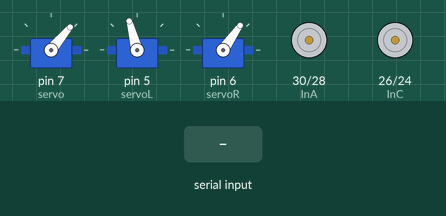
A sketch run on a simulated Arduino Mega 2560, built with avr-gcc and run on an emulated ATmega2560. Shown: 3 × servo, motor-driver pin pairs drawn as motors (green arrow = first pin HIGH = forward, orange = second pin HIGH = backward, longer = more drive, scaled by the enable pin). The inputs (shaded band) are chosen by the test bench.

Above: at 1.2 s.
1.3 s: "0\n" received over the second serial link
At 2.3 s:
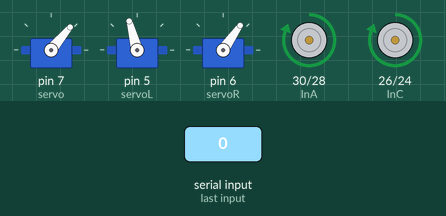
2.8 s: "n\n" received over the second serial link
At 2.87 s:
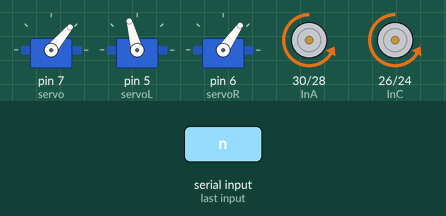
4.4 s: "1\n" received over the second serial link
At 5.6 s:
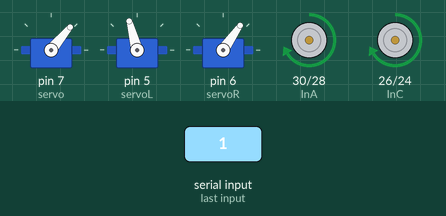
5.9 s: "2\n" received over the second serial link
At 7.0 s:
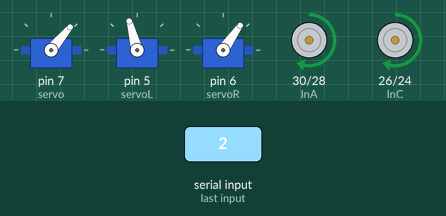
7.4 s: "3\n" received over the second serial link
At 8.1 s:
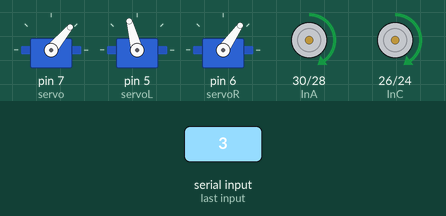
8.9 s: "7\n" received over the second serial link
At 9.3 s:
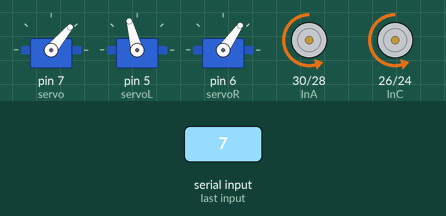
Timing chart, 0 to 11.4 s (numbered marks = the images above; inputs shaded):
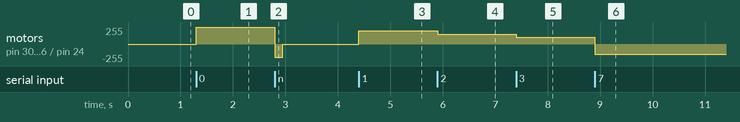

Measured:
- after the input at 1.3 s, motor on pin 30 (InA) / pin 28 (InB), motor on pin 26 (InC) / pin 24 (InD): stopped → forward 255/255 at once
- after the input at 2.8 s, motor on pin 30 (InA) / pin 28 (InB), motor on pin 26 (InC) / pin 24 (InD): forward 255/255 → backward 200/255 at once, → stopped 0.15 s later
- after the input at 4.4 s, motor on pin 30 (InA) / pin 28 (InB), motor on pin 26 (InC) / pin 24 (InD): stopped → forward 200/255 at once
- after the input at 5.9 s, motor on pin 30 (InA) / pin 28 (InB), motor on pin 26 (InC) / pin 24 (InD): forward 200/255 → forward 150/255 at once
- after the input at 7.4 s, motor on pin 30 (InA) / pin 28 (InB), motor on pin 26 (InC) / pin 24 (InD): forward 150/255 → forward 100/255 at once
- after the input at 8.9 s, motor on pin 30 (InA) / pin 28 (InB), motor on pin 26 (InC) / pin 24 (InD): forward 100/255 → backward 155/255 at once

The sketch:

bot.ino
```cpp
#include <Servo.h>

Servo servoL, servoR, servo, servoStore;

#define tx 18
#define rx 19

char ch = 'n';

char a = '0', b = '0', x[3];

const byte EnA = 2, EnB = 3;
const byte InA = 30, InB = 28, InC = 26, InD = 24;

int motorSpeed = 100;

int finger = 2, arm = 1, store = 3, sr = 55, sl = 105;


//variables........
int brk = 0, valArm = 45, valStore = 150, a1, b1;


void setup() {

  Serial.begin(9600);
  Serial1.begin(9600);

  int a, b, c;
  servo.attach(7);
  servoL.attach(5);
  servoR.attach(6);

  //    servoL.write (servoL.read());
  //    servo.write (servoR.read());
  //Serial.print(a);
  //Serial.print(" ");
  //
  //Serial.println(b);

  servo.write(50);
  servoL.write(105);
  servoR.write(55);


  pinMode(EnA, OUTPUT);
  pinMode(EnB, OUTPUT);

  pinMode(InA, OUTPUT);
  pinMode(InB, OUTPUT);
  pinMode(InC, OUTPUT);
  pinMode(InD, OUTPUT);

}

void loop()

{
  if (Serial1.available()) {
    ch = Serial1.read();
  }

  if (ch == 'n') {
    move(0, 0);

    if (brk == 1) {
      move(-200, -200);
      delay(150);
      move(0, 0);

      brk = 100;
    }

    else if (brk == 2) {
      move(-150, -150);
      delay(150);
      move(0, 0);

      brk = 100;
    }
    else if (brk == 3) {
      move(-100, -100);
      delay(150);
      move(0, 0);

      brk = 100;
    }
    else if (brk == 4) {
      move(-150, -150);
      delay(150);
      move(0, 0);

      brk = 100;
    }


    else if (brk == 5) {
      move(200, 200);
      delay(150);
      move(0, 0);

      brk = 100;
    }

    else if (brk == 6) {
      move(150, 150);
      delay(150);
      move(0, 0);

      brk = 100;
    }
    else if (brk == 7) {
      move(100, 100);
      delay(150);
      move(0, 0);

      brk = 100;
    }
    else if (brk == 8) {
      move(80, 80);
      delay(150);
      move(0, 0);

      brk = 100;
    }
    else if (brk == 9) {
      move(50, 50);
      delay(150);
      move(0, 0);

      brk = 100;
    }


    else if (brk == 10) {
      move(-200, 200);
      delay(150);
      move(0, 0);

      brk = 100;
    }
    else if (brk == 11) {
      move(-150, 150);
      delay(150);
      move(0, 0);

      brk = 100;
    }
    else if (brk == 12) {
      move(-100, 100);
      delay(150);
      move(0, 0);

      brk = 100;
    }
    else if (brk == 13) {
      move(-50, 50);
      delay(150);
      move(0, 0);

      brk = 100;
    }


    else if (brk == 14) {
      move(200, -200);
      delay(150);
      move(0, 0);

      brk = 100;
    }
    else if (brk == 15) {
      move(150, -150);
      delay(150);
      move(0, 0);

      brk = 100;
    }
    else if (brk == 16) {
      move(100, -100);
      delay(150);
      move(0, 0);

      brk = 100;
    }
    else if (brk == 17) {
      move(80, -80);
      delay(150);
      move(0, 0);

      brk = 100;
    }
    else if (brk == 18) {
      move(50, -50);
      delay(150);
      move(0, 0);

      brk = 100;
    }


  }

  //0-3
  else if (ch == '0') {
    move(255, 255);
    brk = 1;
  }

  else if (ch == '1') {
    move(200, 200);
    brk = 2;
  }
  else if (ch == '2') {
    move(150, 150);
    brk = 3;
  }
  else if (ch == '3') {
    move(100, 100);
    brk = 4;
  }

  //5-9
  else if (ch == '9') {
    move(-255, -255);
    brk = 5;
  }
  else if (ch == '8') {
    move(-200, -200);
    brk = 6;
  }
  else if (ch == '7') {
    move(-155, -155);
    brk = 7;
  }
  else if (ch == '6') {
    move(-100, -100);
    brk = 8;
  }
  else if (ch == '5') {
    move(-55, -55);
    brk = 9;
  }


  //hackbackpack motor

  else if (ch == 'f') {
    move(255, 255);
    delay(10);
    move(0, 0);
  }
  else if (ch == 'x') {
    move(255, -255);
    delay(30);
    move(0, 0);
  }
  else if (ch == 'y') {
    move (-255, 255);
    delay(30);
    move(0, 0);
  }
  else if (ch == 'z') {
    move(-255, -255);
    delay(10);
    move(0, 0);
  }
  else if (ch == 'm') {
    move(0, 0);
  }


  else if (ch == 'G') {
    move(255, -255);
    brk = 10;
  }

  else if (ch == 'H') {
    move(255, -255);
    brk = 10;
  }
  else if (ch == 'J') {
    move(250, -250);
    brk = 11;
  }
  else if (ch == 'K') {
    move(155, -155);
    brk = 12;
  }
  else if (ch == 'L') {
    move(100, -100);
    brk = 13;
  }


  //  else if(ch == 'G'){
  //      move(-255,255);
  //      brk = 14;
  //  }
  else if (ch == 'Q') {
    move(-250, 250);
    brk = 15;
  }
  else if (ch == 'W') {
    move(-155, 155);
    brk = 16;
  }
  else if (ch == 'E') {
    move(-100, 100);
    brk = 17;
  }
  else if (ch == 'R') {
    move(-55, 55);
    brk = 18;
  }


  //hackbackpack servo
  else if (ch == 'a') {
    servoArm(-3);
  }

  else if (ch == 'c') {
    servoArm(3);
  }


  else if (ch == 'b') {
    //    sr++;
    //      sl--;
    servoR.write(55);
    servoL.write(105);
  }

  else if (ch == 'd') {
    sr--;
    sl++;
    servoR.write(70);
    servoL.write(80);
  }

}


void move(int left, int right) {

  if (motorSpeed != 100) {
    left = (left * motorSpeed) / 100;
    right = (right * motorSpeed) / 100;
  }

  int speedA, speedB;

  if (right >= 0) {
    speedA = right;
    analogWrite(EnA, speedA);
    digitalWrite(InA, HIGH);
    digitalWrite(InB, LOW);
  }
  else if (right < 0) {
    speedA = -right;
    analogWrite(EnA, speedA);
    digitalWrite(InA, LOW);
    digitalWrite(InB, HIGH);
  }


  if (left >= 0) {
    speedB = left;
    analogWrite(EnB, speedB);
    digitalWrite(InC, HIGH);
    digitalWrite(InD, LOW);
  }
  else if (left < 0) {
    speedB = -left;
    analogWrite(EnB, speedB);
    digitalWrite(InC, LOW);
    digitalWrite(InD, HIGH);
  }

}


//void grabber(byte servoNo, int val){
//
//   int currentVal, i;
//
//   if(servoNo == 1){
//      currentVal = servo.read();
//
//      if(val > currentVal){
//         for(i = currentVal; i <= val; i++){
//            servo.write(i);
//            delay(15);
//         }
//         valArm = val;
//      }
//
//      else if(val < currentVal){
//         for(i = currentVal; i >= val; i--){
//            servo.write(i);
//            delay(15);
//         }
//         valArm = val;
//      }
//
//      else {
//          servo.write(val);
//          valArm = val;
//      }
//   }
//
//
//
//   else if(servoNo == 2){
//      servoL.write(180-val-28);
//      servoR.write(val);
//   }
//
//
//
//}


void servoArm(int add) {

  //    valArm = servo.read();

  int newVal = valArm + add;

  if (newVal < 30) {
    newVal = 30;
  }
  else if (newVal > 168) {
    newVal = 168;
  }

  servo.write(newVal);
  valArm = newVal;
  delay(100);
  //oi +50
}


void servoFinger(int add) {

  //    valArm = servo.read();

  int newVal = valArm + add;

  if (newVal < 30) {
    newVal = 30;
  }
  else if (newVal > 168) {
    newVal = 168;
  }
  servoL.write((180 - newVal) - 28);
  servoR.write(newVal);

  valArm = newVal;
  delay(100);
  //oi +50
}


void servoStr(int add) {

  //    valArm = servo.read();

  int newVal = valStore + add;

  if (newVal < 70) {
    newVal = 70;
  }
  else if (newVal > 150) {
    newVal = 150;
  }

  servoStore.write(newVal);
  valStore = newVal;
  delay(5);
}
```
